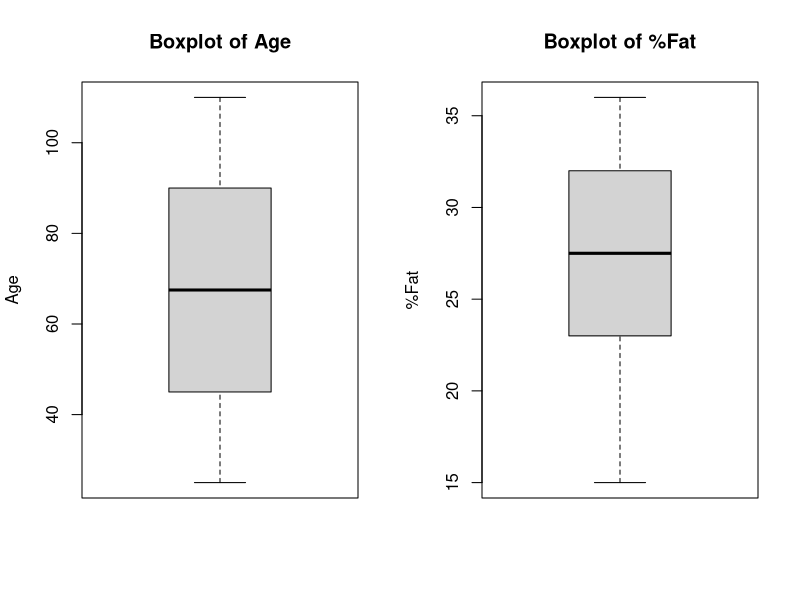
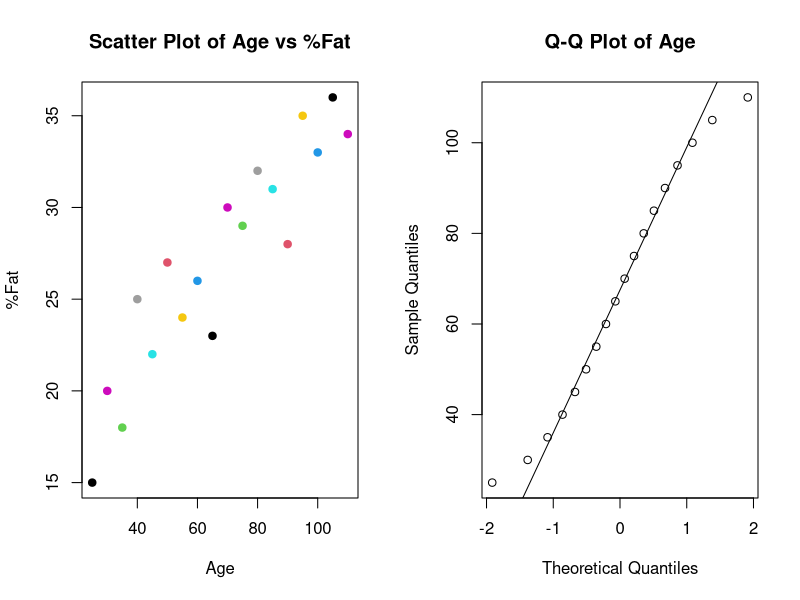
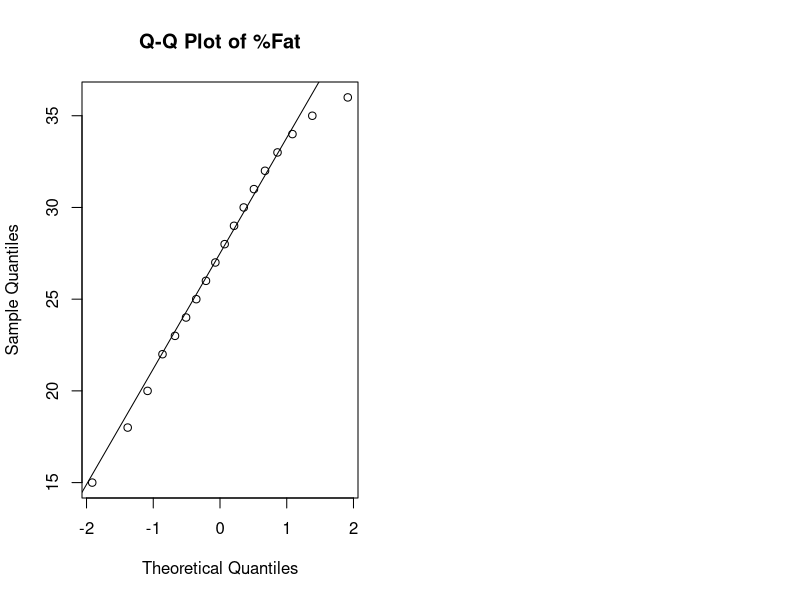

Source code (R) for these figures, in order:
age <- c(25, 30, 35, 40, 45, 50, 55, 60, 65, 70, 75, 80, 85, 90, 95, 100, 105, 110)
fat <- c(15, 20, 18, 25, 22, 27, 24, 26, 23, 30, 29, 32, 31, 28, 35, 33, 36, 34)

# (a) Calculate the mean, median, and standard deviation of age and %fat
mean_age <- mean(age)
median_age <- median(age)
sd_age <- sd(age)

mean_fat <- mean(fat)
median_fat <- median(fat)
sd_fat <- sd(fat)

# Output the results
cat("Age:\n")
cat("Mean:", mean_age, "\n")
cat("Median:", median_age, "\n")
cat("Standard Deviation:", sd_age, "\n\n")

cat("%Fat:\n")
cat("Mean:", mean_fat, "\n")
cat("Median:", median_fat, "\n")
cat("Standard Deviation:", sd_fat, "\n\n")

# (b) Draw the boxplots for age and %fat
par(mfrow=c(1,2))  # Set up the plotting area to have 2 plots side by side

boxplot(age, main="Boxplot of Age", ylab="Age")
boxplot(fat, main="Boxplot of %Fat", ylab="%Fat")

# (c) Draw a scatter plot and a Q-Q plot based on these two variables
par(mfrow=c(1,2))  # Set up the plotting area to have 2 plots side by side

# Scatter plot
plot(age, fat, main="Scatter Plot of Age vs %Fat", xlab="Age", ylab="%Fat", pch=19, col=age)

# Q-Q plots
qqnorm(age, main="Q-Q Plot of Age")
qqline(age)

qqnorm(fat, main="Q-Q Plot of %Fat")
qqline(fat)

# Reset plotting area
par(mfrow=c(1,1))
